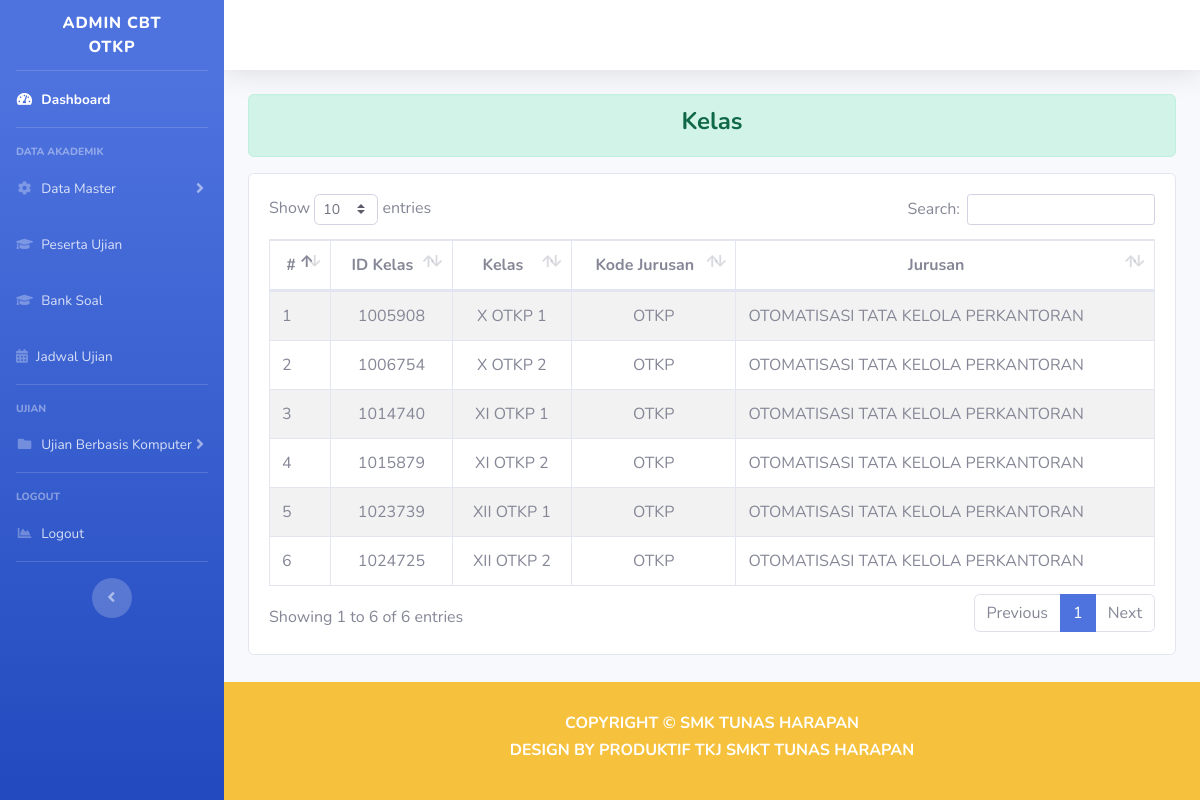
Page /index.php/dashboard_otkp/kelas on the committed database.
### tables this page shows
CREATE TABLE `a_kelas` (
  `id` int(11) NOT NULL,
  `kode` varchar(8) NOT NULL,
  `kelas` varchar(128) NOT NULL
);

CREATE TABLE `a_jurusan` (
  `id` int(11) NOT NULL,
  `kode` varchar(8) NOT NULL,
  `jurusan` varchar(128) NOT NULL
);

### application/controllers/Dashboard_otkp.php (called while the page is built, shortened)
<?php
class Dashboard_otkp extends CI_Controller
{
    function __construct()
    {
        $this->load->model('Model_jurusan');
    }
    public function kelas()
    {
        $isi['kelas'] = $this->Model_kelas->dataKelasOTKP();
        $isi['content'] = 'OTKP/tampilan_kelas';
        $this->load->view('OTKP/templates/header');
        $this->load->view('OTKP/tampilan_dashboard', $isi);
        $this->load->view('OTKP/templates/footer');
    }
}

### index.php (called while the page is built, shortened)
<?php
require_once BASEPATH.'core/CodeIgniter.php';

### application/models/Model_kelas.php (called while the page is built, shortened)
<?php
class Model_kelas extends CI_Model
{
    public function dataKelasOTKP()
    {
        $sql = "SELECT *, a_kelas.id AS id_kelas FROM `a_kelas`
                INNER JOIN a_jurusan
                ON a_kelas.kode=a_jurusan.kode
                WHERE a_kelas.kelas LIKE '%OTKP%';";
        $query = $this->db->query($sql);
        return $query->result_array();
    }
}

### application/views/OTKP/tampilan_kelas.php (the view)
<div class="alert alert-success" role="alert">
    <h4 class="text-center font-weight-bold">Kelas</h4>
</div>
<div class="row mt-2">
    <div class="col-md">
        <div class="card">
            <div class="card-body">
                <div class="table-responsive">
                    <table class="table table-striped table-bordered" id="dataTable" width="100%" cellspacing="0">
                        <thead>
                            <tr class="text-center">
                                <th scope="col">#</th>
                                <th scope="col">ID Kelas</th>
                                <th scope="col">Kelas</th>
                                <th scope="col">Kode Jurusan</th>
                                <th scope="col">Jurusan</th>
                            </tr>
                        </thead>
                        <tbody>
                            <tr>
                                <?php
                                $no = 1;
                                foreach ($kelas as $row) {
                                ?>
                                    <td><?php echo $no++; ?></td>
                                    <td class="text-center"><?= $row['id_kelas'] ?></td>
                                    <td class="text-center"><?= $row['kelas'] ?></td>
                                    <td class="text-center"><?= $row['kode'] ?></td>
                                    <td><?= $row['jurusan'] ?></td>
                            </tr>
                        <?php } ?>
                        </tbody>
                    </table>
                </div>
            </div>
        </div>
    </div>
</div>

### rows in the picture
a_kelas: id "1005908", kelas "X OTKP 1", a_jurusan.kode "OTKP", a_jurusan.jurusan "OTOMATISASI TATA KELOLA PERKANTORAN"
a_kelas: id "1006754", kelas "X OTKP 2", a_jurusan.kode "OTKP", a_jurusan.jurusan "OTOMATISASI TATA KELOLA PERKANTORAN"
a_kelas: id "1014740", kelas "XI OTKP 1", a_jurusan.kode "OTKP", a_jurusan.jurusan "OTOMATISASI TATA KELOLA PERKANTORAN"
a_kelas: id "1015879", kelas "XI OTKP 2", a_jurusan.kode "OTKP", a_jurusan.jurusan "OTOMATISASI TATA KELOLA PERKANTORAN"
a_kelas: id "1023739", kelas "XII OTKP 1", a_jurusan.kode "OTKP", a_jurusan.jurusan "OTOMATISASI TATA KELOLA PERKANTORAN"
a_kelas: id "1024725", kelas "XII OTKP 2", a_jurusan.kode "OTKP", a_jurusan.jurusan "OTOMATISASI TATA KELOLA PERKANTORAN"
